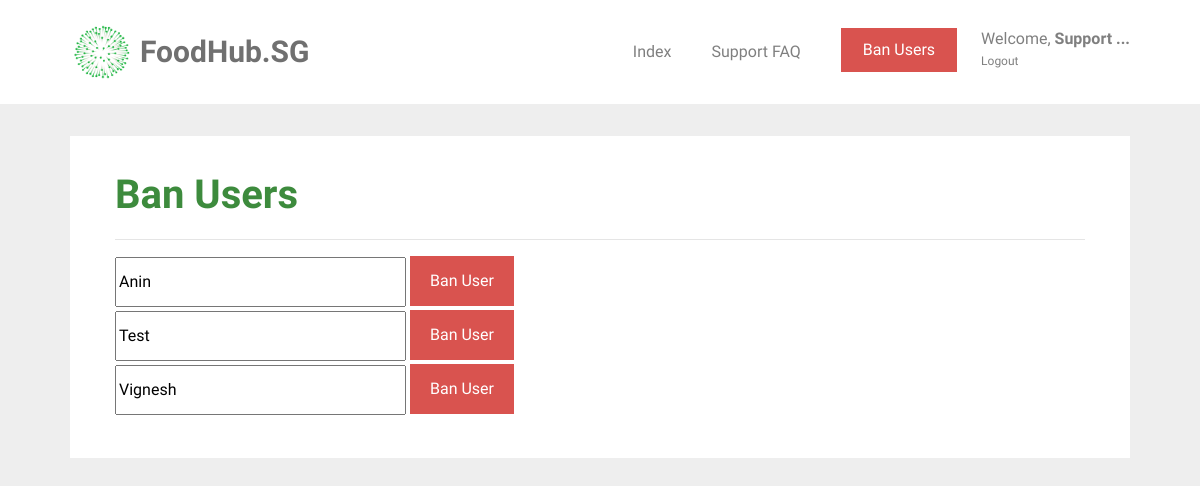
The app's page /ban_user (signed in) with its own data.
### tables this page shows
CREATE TABLE user (
  id INTEGER PRIMARY KEY AUTOINCREMENT,
  name TEXT NOT NULL,
  email VARCHAR(512) UNIQUE NOT NULL,
  password TEXT NOT NULL,
  height INTEGER NOT NULL,
  weight INTEGER NOT NULL,
  location TEXT NOT NULL,
  status BOOLEAN NOT NULL
);

### foodhubsg/support.py (the view, shortened to what this page needs)
@bp.route('/ban_user', methods=('GET', 'POST'))
@permission_required
def ban_user():
    db= get_db()
    users = db.execute('SELECT * FROM user').fetchall()
    return render_template('support/ban_users.html', users=users)

### foodhubsg/auth.py (called while the page is built)
def permission_required(view):
    @functools.wraps(view)
    def wrapped_view(**kwargs):
        if g.user is None:
            return redirect(url_for('auth.login'))
        if g.user["id"] != 0:
            flash("You do not have sufficient privileges to enter that page")
            return redirect(url_for('food.index'))
        return view(**kwargs)
    return wrapped_view

@bp.before_app_request
def load_logged_in_user():
    user_id = session.get('user_id')
    if user_id is None:
        g.user = None
    else:
        g.user = get_db().execute(
            'SELECT * FROM user WHERE id = ?', (user_id,)
        ).fetchone()

### foodhubsg/db.py (called while the page is built)
def get_db():
    if 'db' not in g:
        g.db = sqlite3.connect(
            current_app.config['DATABASE'],
            detect_types=sqlite3.PARSE_DECLTYPES
        )
        g.db.row_factory = sqlite3.Row
    return g.db

### foodhubsg/templates/support/ban_users.html (shortened to what this page needs)
{% extends 'base.html' %}
{% block content %}
<div id="colorlib-container">
    <div class="container">
        <div class="box1">
        <div class="row row-pb-md">
            <div class="col-md-12">
            <h1 class="font_color"><b>Ban Users</b></h1>
            <hr>
                {% for user in users %}
                    {% if user["id"] != 0 %}
                        <form method="post" action="">
                            <input type="text" value="{{ user["name"] }}" id="name" name="name" style='width: 30%;' readonly>
                            {% if user["status"] == 0 %}
                                <input type="submit" value="Ban User" name="action" class="btn btn-primary" style='background-color: #d9534f; height: 50px;'>
                            {% elif user["status"] == 1 %}
                                <input type="submit" value="Unban User" name="action" class="btn btn-primary" style="background-color: #4CAF50; height: 50px;">
                            {% endif %}
                        </form>
                    {% endif %}
                {% endfor %}
            </div>
        </div>
    </div>
</div>
</div>
 {% endblock %}

### foodhubsg/static/css/style.css (style rules this page uses)
.font_color { color: #3d8b3d; }
h1, h2, h3, h4, h5, h6, figure { color: #707070; font-weight: 400; margin: 0 0 20px 0; }
#colorlib-container, #colorlib-instagram, #colorlib-about, #colorlib-contact, #colorlib-footer { padding: 2em 0; clear: both; }
input[type="text"] { height: 50px; }
.btn { margin-right: 4px; margin-bottom: 4px; font-size: 16px; font-weight: 400; -webkit-border-radius: 30px; -moz-border-radius: 30px; -ms-border-radius: 30px; border-radius: 30px; -webkit-transition: 0.5s; -o-transition: 0.5s; transition: 0.5s; padding: 8px 20px; }
.btn-primary { background: #F6490D; color: #fff; }
.row-pb-md { padding: 2em !important; }
.btn-primary { border-radius: 0; border-width: 0; }
.btn { border-radius: 0; }
.box1 { background: #ffffff; padding: 0.5em; margin-bottom: 3em; transition: box-shadow 0.5s; }
.row.row-pb-md { margin: -5px -10px 0 -10px; }
.container { padding-right: 2.5em; padding-left: 2.5em; }

### records on screen
user: name "Anin"
user: name "Test"
user: name "Vignesh"
